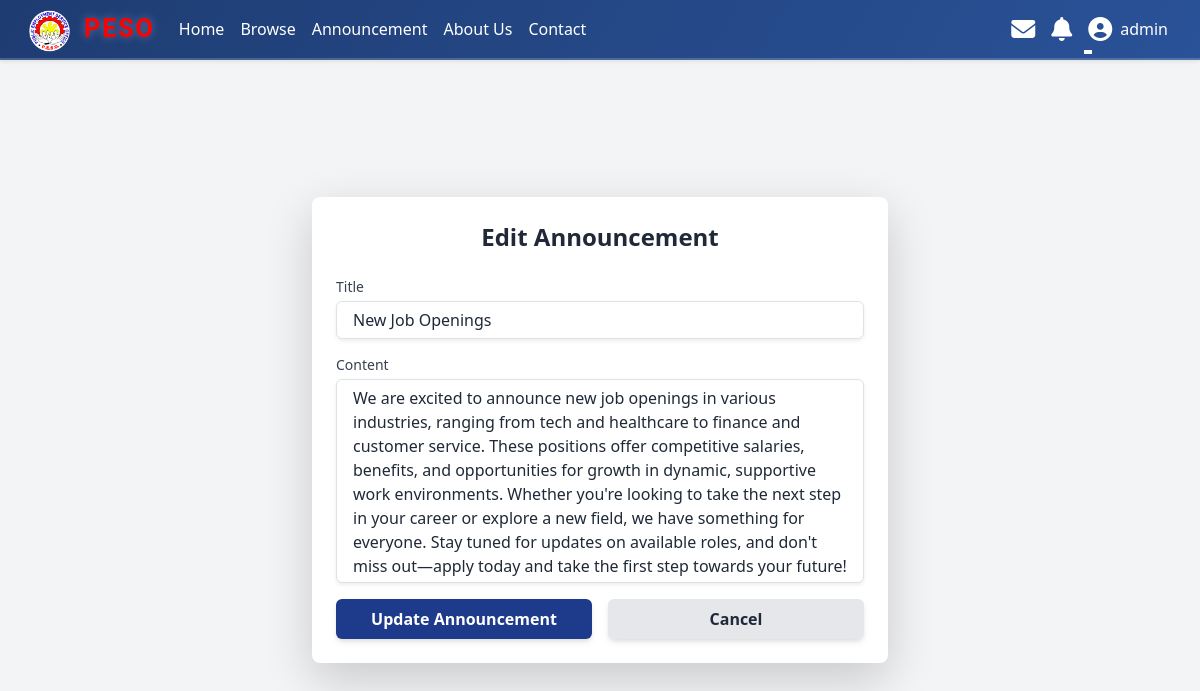
/admin/edit_announcement.php?id=1 (signed in), run on the app's committed database.
### tables this page shows
CREATE TABLE `announcements` (
  `id` int(11) NOT NULL,
  `title` varchar(255) NOT NULL,
  `content` text NOT NULL,
  `created_at` timestamp NOT NULL DEFAULT current_timestamp()
);

### admin/edit_announcement.php (the view, shortened to what this page needs)
<?php
include '../includes/header.php';
$id = $_GET['id'];
$query = "SELECT * FROM announcements WHERE id = ?";
$stmt = $conn->prepare($query);
$stmt->bind_param("i", $id);
$stmt->execute();
$result = $stmt->get_result();
$announcement = $result->fetch_assoc();
?>
<!DOCTYPE html>
<html lang="en">
<head>
    <link href="https://cdn.jsdelivr.net/npm/tailwindcss@2.2.19/dist/tailwind.min.css" rel="stylesheet">
    <link rel="stylesheet" href="https://cdnjs.cloudflare.com/ajax/libs/font-awesome/6.5.1/css/all.min.css">
    <link rel="stylesheet" href="/JOB/assets/edit_announcement.css">
</head>
<body class="bg-gray-100 text-gray-800 min-h-screen flex flex-col items-center justify-center">
    <div class="max-w-xl w-full p-6 bg-white rounded-lg shadow-lg">
        <h1 class="text-2xl font-bold text-center mb-6 text-[#1976d2]">Edit Announcement</h1>
        <form method="POST" action="" class="space-y-4">
            <div>
                <label for="title" class="block text-sm font-medium text-gray-700">Title</label>
                <input type="text" id="title" name="title" class="mt-1 block w-full px-3 py-1.5 border border-gray-300 rounded-md shadow-sm focus:outline-none focus:border-[#1976d2] focus:ring-1 focus:ring-[#1976d2]" value="<?= htmlspecialchars($announcement['title']) ?>" required>
            </div>
            <div>
                <label for="content" class="block text-sm font-medium text-gray-700">Content</label>
                <textarea id="content" name="content" rows="1" class="mt-1 block w-full px-3 py-1.5 border border-gray-300 rounded-md shadow-sm focus:outline-none focus:border-[#1976d2] focus:ring-1 focus:ring-[#1976d2] auto-expand" required><?= htmlspecialchars($announcement['content']) ?></textarea>
            </div>
            <div class="flex justify-between">
                <button type="submit" class="w-full py-2 px-4 bg-blue-900 hover:bg-blue-800 text-white font-semibold rounded-md shadow-md transition duration-300 ease-in-out">
                    Update Announcement
                </button>
                <a href="announcement.php" class="ml-4 w-full py-2 px-4 bg-gray-200 hover:bg-gray-300 text-gray-800 font-semibold rounded-md shadow-md transition duration-300 ease-in-out flex items-center justify-center">
                    Cancel
                </a>
            </div>
        </form>
    </div>
</body>
</html>

### assets/header.css (style rules this page uses)
* { margin: 0; padding: 0; box-sizing: border-box; }
body { padding-top: 60px; }
.shadow-sm { box-shadow: 0 4px 6px rgba(0, 0, 0, 0.05); }

### admin/edit_announcement.php (style rules this page uses)
textarea { resize: none; overflow: hidden; min-height: 6rem; }

### data on the page
announcements: title "New Job Openings", content "We are excited to announce new job openings in various industries, ranging from tech and healthcare to finance and customer service. These positions offer competitive salaries, benefits, and opportunities for growth in dynamic, supportive work environments. Whether you're looking to take the next step in your career or explore a new field, we have something for everyone. Stay tuned for updates on available roles, and don't miss out—apply today and take the first step towards your future!"

### other printed values
$_SESSION['username'] "admin"
